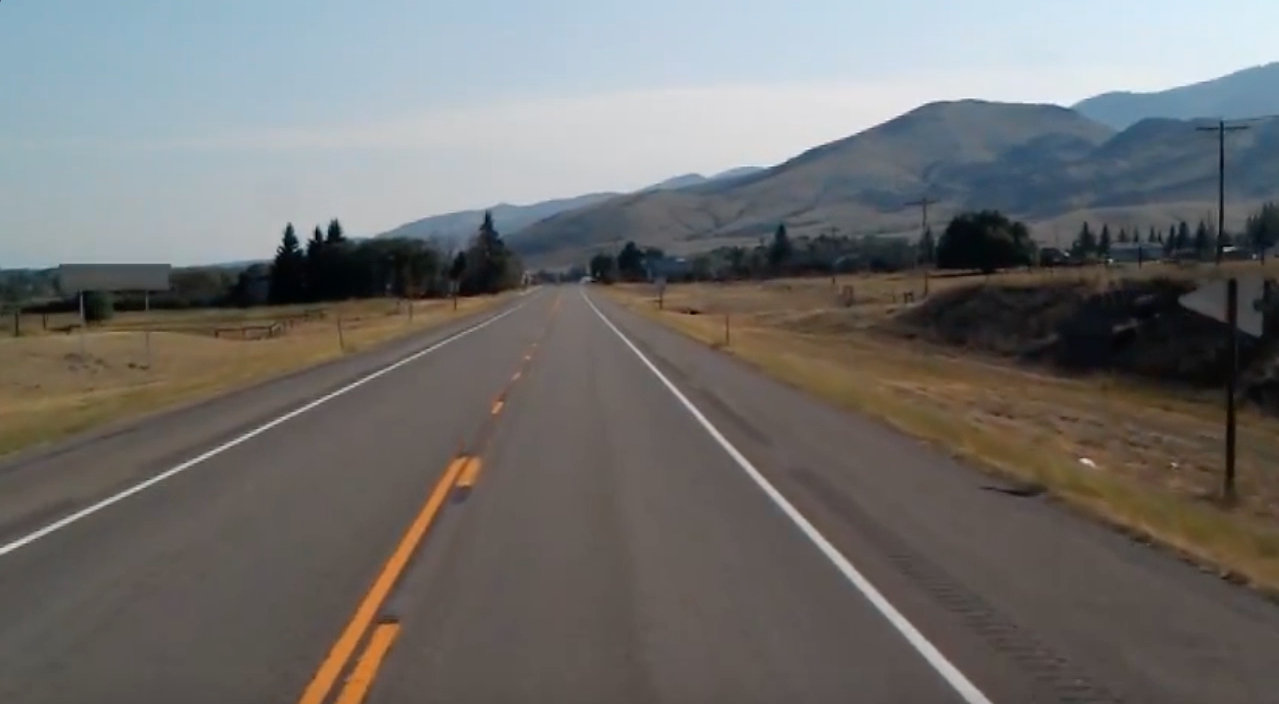
#> input picture test_img.jpg, 1279 x 704 px
$ python canny_testing.py
#> lines starting #> are read from the running program, lines starting #| are printed output that depends on the picture; after the words box and inside, x2 and y2 are one past the last pixel; in counts of white or black regions, pixels touching at a corner belong together
import cv2
import numpy as np
import matplotlib.pyplot as plt


image = cv2.imread('test_img.jpg') #returns image as numpy array
#> image is the input picture: shape (704, 1279, 3); mean B, G, R 109.7, 111.3, 112.3
lane_image = np.copy(image)

gray = cv2.cvtColor(lane_image, cv2.COLOR_RGB2GRAY)
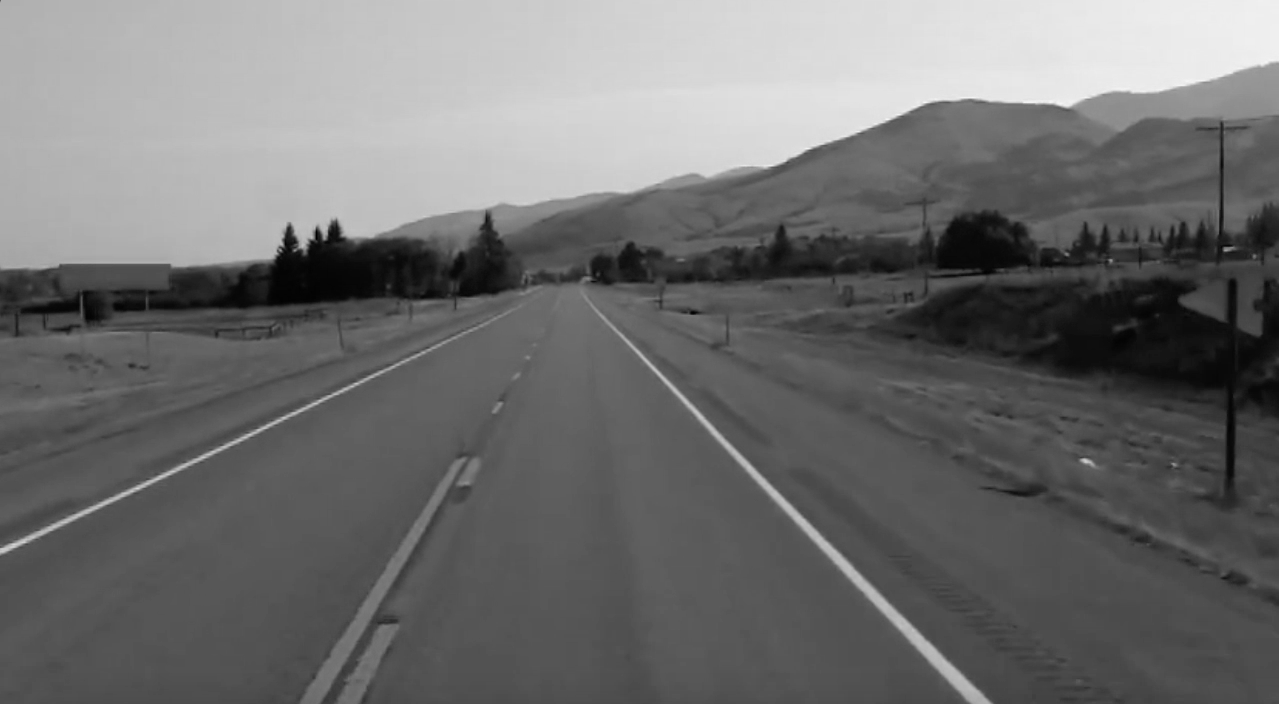
#> gray: shape (704, 1279); min 0, max 246, mean 110.9
blur = cv2.GaussianBlur(gray, (3, 3), 0) #Args: image, kernel size, deviation; the canny function acc automatically does this for us
canny = cv2.Canny(blur, 70, 400)#Args: image, low threshold, high threshold
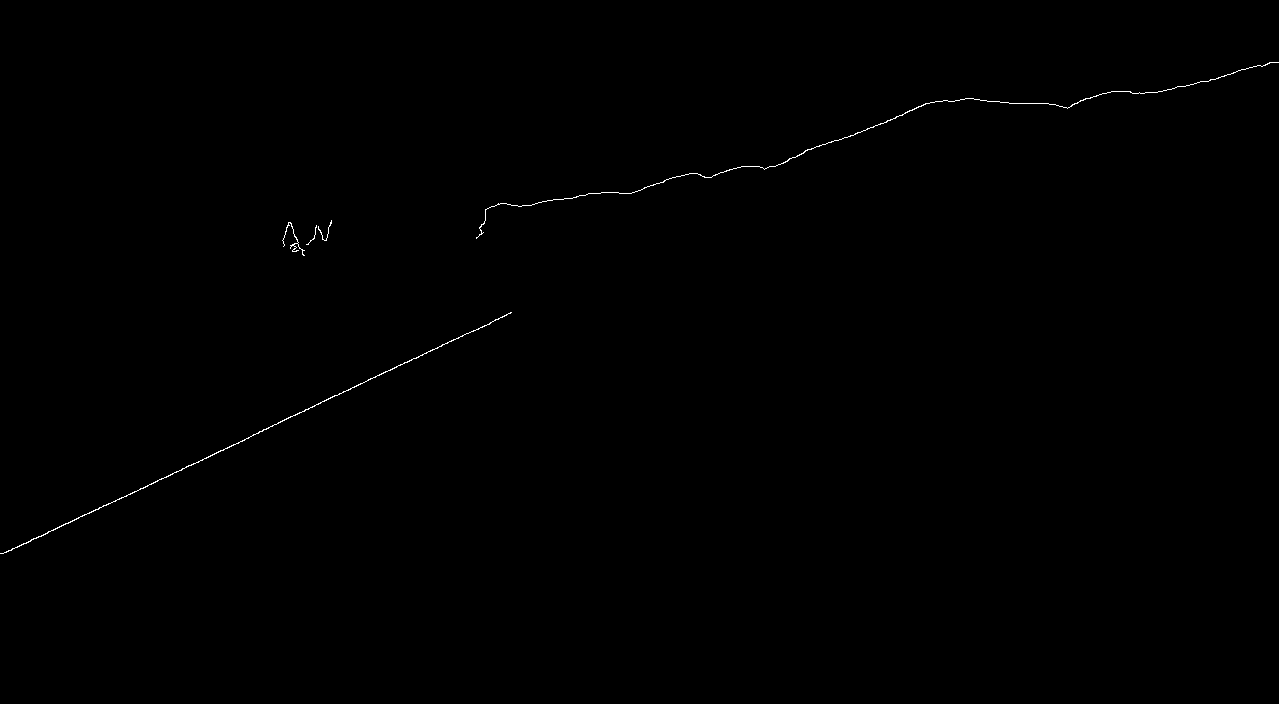
#> canny: shape (704, 1279); 0.2% white in thin lines or dots, all inside (x1, y1, x2, y2) = (0, 62, 1279, 554)


plt.imshow(canny) #can also use cv2 instead of plt
plt.show()
#cv2.waitKey(0)
